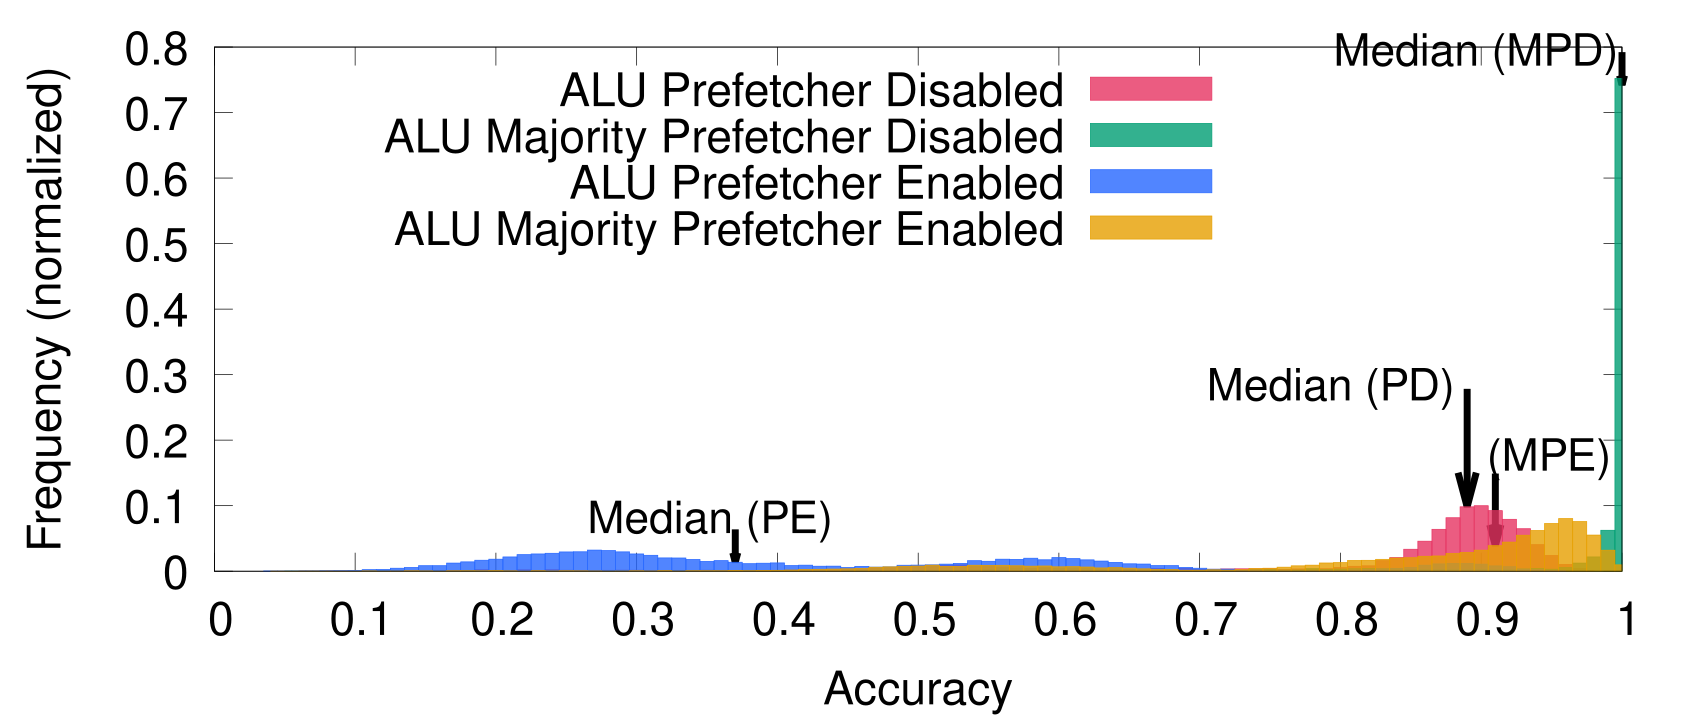

Generate this figure with gnuplot:
set term pdf enhanced color size 17,7.2   font "helvetica, 50"

set style fill transparent solid 0.8

set key left

#set ytics 0,0.1,0.4

#set yrange [0:0.8]

#set tmargin at screen 0.35

binwidth=0.01
bin(x,width)=width*floor(x/width + 0.5)

set xlabel "Accuracy"
set ylabel "Frequency (normalized)"

stats 'alu_final_prefetch_disabled.csv' using 1 nooutput name "ALU_NOPREF"
stats 'alu_final_prefetch_enabled.csv' using 1 nooutput name "ALU_PREF"

stats 'alu_majority_final_prefetch_disabled.csv' using 1 nooutput name "ALU_MAJORITY_NOPREF"
stats 'alu_majority_final_prefetch_enabled.csv' using 1 nooutput name "ALU_MAJORITY_PREF"

#set label at 0.015,0.065  sprintf("Samples: %d\nMean: %f\nMedian: %f", STATS_records, STATS_mean, STATS_median);

offset_from_median_height=0.0

median_height=0.51 + offset_from_median_height

get_median_height(median, filename)=system(sprintf("awk 'BEGIN{in_bin=0}{if($1>=%f && $1<%f+%f) in_bin++;}END{print in_bin / NR;}' %s", median, median, binwidth, filename))

ALU_NOPREF_median_height = get_median_height(ALU_NOPREF_median, "alu_final_prefetch_disabled.csv")
print ALU_NOPREF_median_height
set arrow from bin(ALU_NOPREF_median, binwidth), ALU_NOPREF_median_height + 0.18 to bin(ALU_NOPREF_median, binwidth), ALU_NOPREF_median_height lw 10
set label at bin(ALU_NOPREF_median, binwidth) - 0.185, ALU_NOPREF_median_height + 0.18 + 0.008 "Median (PD)" font "helvetica, 48"


ALU_MAJORITY_median_height = get_median_height(ALU_MAJORITY_NOPREF_median, "alu_majority_final_prefetch_disabled.csv") - 0.01
print ALU_MAJORITY_median_height
set arrow from bin(ALU_MAJORITY_NOPREF_median, binwidth), ALU_MAJORITY_median_height + 0.05 to bin(ALU_MAJORITY_NOPREF_median, binwidth), ALU_MAJORITY_median_height lw 10

set label at bin(ALU_MAJORITY_NOPREF_median, binwidth) - 0.205, ALU_MAJORITY_median_height + 0.05 + 0.005 "Median (MPD)" font "helvetica, 48"

normal_median_height=0.05

ALU_PREF_median_height = get_median_height(ALU_PREF_median, "alu_final_prefetch_enabled.csv")
print ALU_PREF_median_height
set arrow from bin(ALU_PREF_median, binwidth), ALU_PREF_median_height + 0.05 to bin(ALU_PREF_median, binwidth), ALU_PREF_median_height lw 10
set label at bin(ALU_PREF_median, binwidth) - 0.105, ALU_PREF_median_height + 0.05 + 0.02 "Median (PE)" font "helvetica, 48"

ALU_MAJORITY_PREF_median_height = get_median_height(ALU_MAJORITY_PREF_median, "alu_majority_final_prefetch_enabled.csv")
print ALU_MAJORITY_PREF_median_height
set arrow from bin(ALU_MAJORITY_PREF_median, binwidth), ALU_MAJORITY_PREF_median_height + 0.11 to bin(ALU_MAJORITY_PREF_median, binwidth), ALU_MAJORITY_PREF_median_height lw 10
set label at bin(ALU_MAJORITY_PREF_median, binwidth) - 0.006, ALU_MAJORITY_PREF_median_height + 0.11 + 0.03 "(MPE)" font "helvetica, 48"


plot 'alu_final_prefetch_disabled.csv' using (bin($1,binwidth)):(1.0/ALU_NOPREF_records) smooth frequency wit\
h boxes title "ALU Prefetcher Disabled" linecolor rgb "#E63462",\
'alu_majority_final_prefetch_disabled.csv' using (bin($1,binwidth)):(1.0/ALU_MAJORITY_NOPREF_records) smooth frequency wit\
h boxes title "ALU Majority Prefetcher Disabled",\
'alu_final_prefetch_enabled.csv' using (bin($1,binwidth)):(1.0/ALU_PREF_records) smooth frequency wit\
h boxes title "ALU Prefetcher Enabled" linecolor rgb "#2667ff",\
'alu_majority_final_prefetch_enabled.csv' using (bin($1,binwidth)):(1.0/ALU_MAJORITY_PREF_records) smooth frequency wit\
h boxes title "ALU Majority Prefetcher Enabled"
